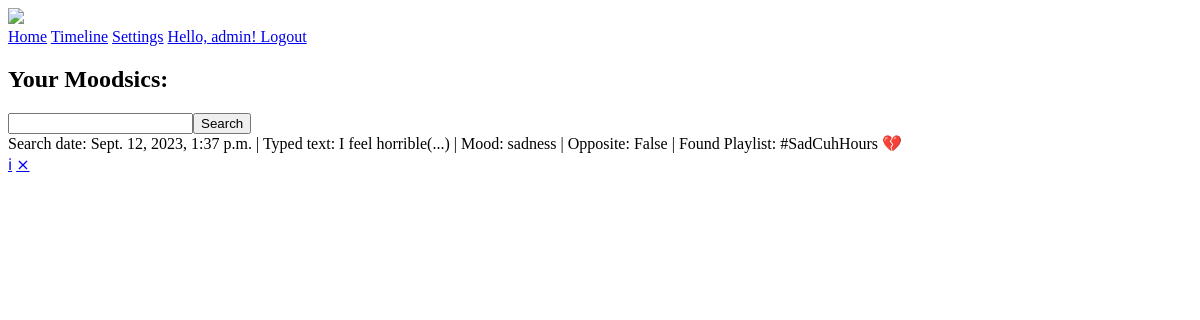
The app's page /timeline/ (signed in), older data.
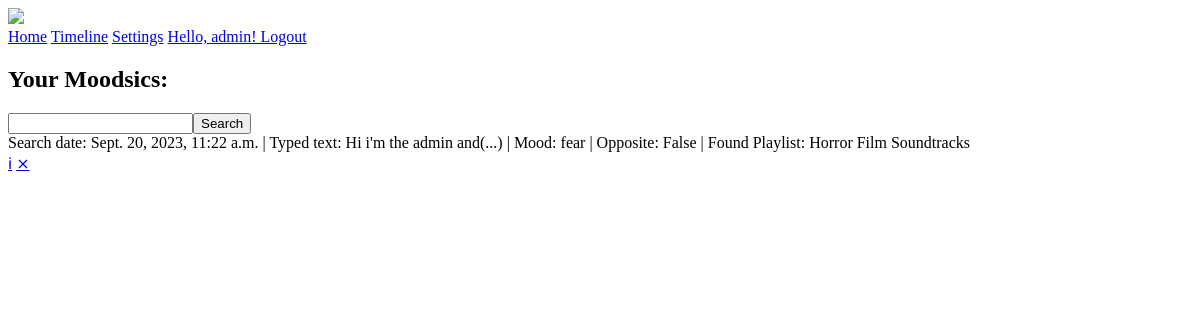
The same page, newer data.
### Moodsic/models.py (models this page shows, shortened)
class Moodsic(models.Model):
    user = models.ForeignKey(User, on_delete = models.CASCADE, null = True, blank = True)
    playlist = models.ForeignKey(Playlist, on_delete= models.CASCADE, null = True, blank= True)
    mood = models.CharField(max_length = 30)
    typedText = models.CharField(max_length= 600)
    searchDate = models.DateTimeField(auto_now_add=True, auto_now=False)
    opposite = models.BooleanField()

class Playlist(models.Model):
    title = models.CharField(max_length = 300)
    description = models.CharField(max_length = 600)
    owner = models.CharField(max_length=300)
    link = models.CharField(max_length=300)
    image = models.CharField(max_length=300)

### Moodsic/views.py (the view)
# urls.py: path('timeline/', TimelineView.as_view(), name='timeline'),
class TimelineView(LoginRequiredMixin, ListView):
    model = Moodsic
    template_name = 'Moodsic/timeline.html'
    context_object_name = 'moodsics'
    success_url = reverse_lazy('timeline')
    def get_context_data(self, **kwargs):
        context = super().get_context_data(**kwargs)
        context['moodsics'] = context['moodsics'].filter(user = self.request.user)
        return context

### Moodsic/templates/Moodsic/timeline.html (shortened to what this page needs)
{% load static %}
<!DOCTYPE html>
<html lang="en">
<head>
    <link rel="stylesheet" href="{% static 'Moodsic/css/styles.css' %}">
</head>
<body>
    {% include 'Moodsic/header.html' %}
    <h2 class="timeline-text">Your Moodsics:</h2>
    <div id="search-add-wrapper">
        <form method="GET" style="display: flex;">
            <input id="search_text" type="text" name="search-area" value="{{search_input}}">
            <input class="button" type="submit" value="Search">
        </form>
        <div class="timeline-items-wrapper">
            {% for moodsic in moodsics %}
                <div class="moodsic-wrapper">
                    <div class ="moodsic-descricao">
                        <span>Search date: </span> {{moodsic.searchDate}} |
                        <span>Typed text: </span> {{moodsic.typedText|slice:":20"}}(...) |
                        <span>Mood: </span> {{moodsic.mood}} |
                        <span>Opposite: </span> {{moodsic.opposite}} |
                        <span>Found Playlist: </span> {{moodsic.playlist.title}}
                    </div>
                    <div class = "moodsic-buttons">
                        <a class="details-link" href="{% url 'moodsic-details' pk=moodsic.id %}">&#8505;</a>
                        <a class="delete-link" href="{% url 'moodsic-delete' pk=moodsic.id %}">&#10799;</a>
                    </div>
                </div>
            {% empty %}
            <div class="moodsic-wrapper">
                <h3>No Moodsics found.</h3>
                <h4>Save some Moodsics or change or search terms.</h4>
            </div>
            {% endfor %}
        </div>
    </div>
</body>
</html>

### Moodsic/templates/Moodsic/header.html
{% load static %}
<header class="header">
    <img src="{% static 'Moodsic/images/logo.png' %}">
    <div class="menu">
        <a href="{% url 'homepage' %}">Home</a>
        <a href="{% url 'timeline' %}">Timeline</a>
        <a href='/'>Settings</a>
        {% if request.user.is_authenticated %}
            <a href="{% url 'logout' %}"> Hello, {% firstof user.username "visitor" %}! Logout</a>
        {% else %}
            <a href="{% url 'login' %}">Hello, {% firstof user.username "visitor" %}! Login</a>
        {% endif %}
    </div>
</header>

Row changes from the older to the newer data that the page shows:
removed Moodsic: searchDate "Sept. 12, 2023, 1:37 p.m.", typedText "I feel horrible", mood "sadness", opposite "False", playlist "#SadCuhHours 💔"
added Moodsic: searchDate "Sept. 20, 2023, 11:22 a.m.", typedText "Hi i'm the admin and", mood "fear", opposite "False", playlist "Horror Film Soundtracks"
